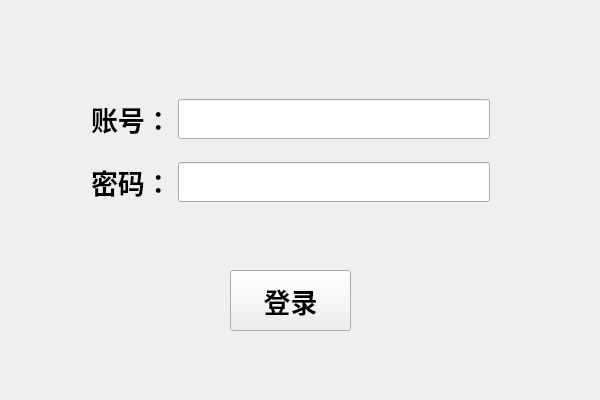
<?xml version="1.0" encoding="UTF-8"?>
<ui version="4.0">
 <class>Duck_StoreClass</class>
 <widget class="QMainWindow" name="Duck_StoreClass">
  <property name="geometry">
   <rect>
    <x>0</x>
    <y>0</y>
    <width>600</width>
    <height>400</height>
   </rect>
  </property>
  <property name="windowTitle">
   <string>Duck_Store</string>
  </property>
  <property name="windowIcon">
   <iconset resource="Duck_Store.qrc">
    <normaloff>:/Duck_Store/image/duck.jpg</normaloff>:/Duck_Store/image/duck.jpg</iconset>
  </property>
  <widget class="QWidget" name="centralWidget">
   <widget class="QWidget" name="gridLayoutWidget">
    <property name="geometry">
     <rect>
      <x>80</x>
      <y>70</y>
      <width>421</width>
      <height>161</height>
     </rect>
    </property>
    <layout class="QGridLayout" name="gridLayout">
     <item row="3" column="1">
      <widget class="QLineEdit" name="LE_pwd">
       <property name="sizePolicy">
        <sizepolicy hsizetype="Expanding" vsizetype="Expanding">
         <horstretch>0</horstretch>
         <verstretch>0</verstretch>
        </sizepolicy>
       </property>
       <property name="font">
        <font>
         <family>Consolas</family>
         <pointsize>18</pointsize>
        </font>
       </property>
       <property name="text">
        <string/>
       </property>
       <property name="echoMode">
        <enum>QLineEdit::Password</enum>
       </property>
      </widget>
     </item>
     <item row="4" column="1">
      <spacer name="verticalSpacer_2">
       <property name="orientation">
        <enum>Qt::Vertical</enum>
       </property>
       <property name="sizeHint" stdset="0">
        <size>
         <width>20</width>
         <height>40</height>
        </size>
       </property>
      </spacer>
     </item>
     <item row="1" column="1">
      <widget class="QLineEdit" name="LE_Name">
       <property name="sizePolicy">
        <sizepolicy hsizetype="Expanding" vsizetype="Expanding">
         <horstretch>0</horstretch>
         <verstretch>0</verstretch>
        </sizepolicy>
       </property>
       <property name="font">
        <font>
         <family>Consolas</family>
         <pointsize>18</pointsize>
        </font>
       </property>
       <property name="text">
        <string/>
       </property>
      </widget>
     </item>
     <item row="2" column="1">
      <spacer name="verticalSpacer_3">
       <property name="orientation">
        <enum>Qt::Vertical</enum>
       </property>
       <property name="sizeHint" stdset="0">
        <size>
         <width>20</width>
         <height>40</height>
        </size>
       </property>
      </spacer>
     </item>
     <item row="3" column="0">
      <widget class="QLabel" name="Login_pwd">
       <property name="font">
        <font>
         <family>微软雅黑</family>
         <pointsize>20</pointsize>
         <weight>75</weight>
         <bold>true</bold>
        </font>
       </property>
       <property name="text">
        <string>密码：</string>
       </property>
      </widget>
     </item>
     <item row="1" column="0">
      <widget class="QLabel" name="Login_Name">
       <property name="font">
        <font>
         <family>微软雅黑</family>
         <pointsize>20</pointsize>
         <weight>75</weight>
         <bold>true</bold>
        </font>
       </property>
       <property name="text">
        <string>账号：</string>
       </property>
       <property name="textFormat">
        <enum>Qt::PlainText</enum>
       </property>
      </widget>
     </item>
     <item row="0" column="1">
      <spacer name="verticalSpacer">
       <property name="orientation">
        <enum>Qt::Vertical</enum>
       </property>
       <property name="sizeHint" stdset="0">
        <size>
         <width>20</width>
         <height>40</height>
        </size>
       </property>
      </spacer>
     </item>
    </layout>
   </widget>
   <widget class="QPushButton" name="PB_Login">
    <property name="geometry">
     <rect>
      <x>230</x>
      <y>270</y>
      <width>121</width>
      <height>61</height>
     </rect>
    </property>
    <property name="font">
     <font>
      <family>微软雅黑</family>
      <pointsize>20</pointsize>
      <weight>75</weight>
      <bold>true</bold>
     </font>
    </property>
    <property name="text">
     <string>登录</string>
    </property>
    <property name="autoDefault">
     <bool>false</bool>
    </property>
    <property name="default">
     <bool>false</bool>
    </property>
    <property name="flat">
     <bool>false</bool>
    </property>
   </widget>
  </widget>
 </widget>
 <layoutdefault spacing="6" margin="11"/>
 <resources>
  <include location="Duck_Store.qrc"/>
 </resources>
 <connections/>
</ui>
